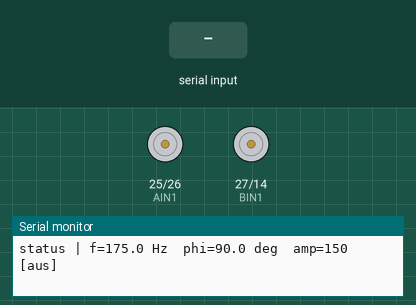
This sketch was run on a simulated ESP32. Parts: motor-driver pin pairs drawn as motors (green arrow = first pin HIGH = forward, orange = second pin HIGH = backward, longer = more drive), the last lines printed to the serial monitor. The test bench sets the inputs (shaded band).

Above: at 1.5 s.
1.6 s: "on\n" received over Serial
At 1.75 s:
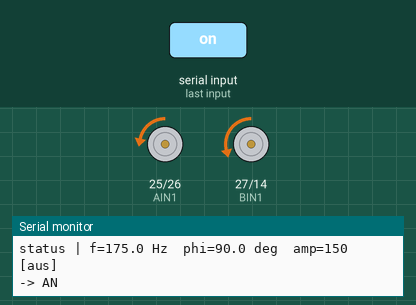
At 2.65 s:
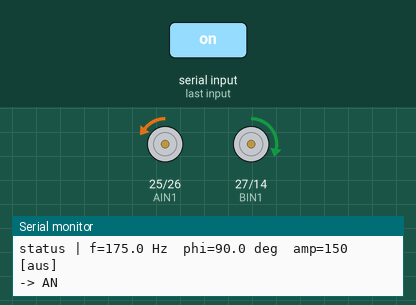
4.6 s: "90,45,200\n" received over Serial
Timing chart, 0 to 5.1 s (numbered marks = the images above; inputs shaded):
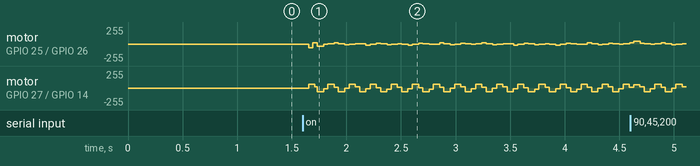

The sketch:

pcmms_lra_phasensteuerung_esp32.ino
```cpp
/*  PCMMS Ballon-Demonstrator — LRA-Variante (leicht & echt phasenstarr)
 *  --------------------------------------------------------------------------------------
 *  Zwei LRAs (lineare Resonanz-Aktoren) werden mit je einem Sinus DERSELBEN Frequenz und
 *  einstellbarem PHASENVERSATZ getrieben. Den Sinus erzeugt der ESP32 selbst als fein
 *  aufgeloestes PWM (SPWM) und schickt ihn ueber eine Dual-H-Bruecke (DRV8833) an die Spulen.
 *
 *  WARUM PHASE HIER ECHT IST: Beide Kanaele werden aus EINEM gemeinsamen Phasenzaehler
 *  berechnet. Kanal B ist um 'phase_deg' versetzt -> der Phasenversatz ist exakt und
 *  bleibt verriegelt, egal wie lange es laeuft. (Anders als bei freilaufenden Muenz-ERM-
 *  Motoren, deren Drehphase ohne Rueckmeldung wegdriftet.)
 *
 *  ZWEI PRAXIS-HINWEISE:
 *   1) LRAs bewegen sich nur NAHE ihrer Resonanz spuerbar. F_RES unten auf den Wert deines
 *      LRA setzen (Datenblatt; oft 175 oder 205 Hz). Mit 'sweep' kannst du die Resonanz
 *      durch Hoeren/Fuehlen finden.
 *   2) Damit der Phasenversatz die Bewegung FORMT (nicht nur die Amplitude aendert), die
 *      beiden LRAs nicht parallel/kollinear montieren, sondern ueber Eck / im Winkel.
 *
 *  --------------------------------------------------------------------------------------
 *  BAUTEILLISTE (leicht, billig):
 *    1x ESP32 Dev-Board                                             ~8 €
 *    1x DRV8833 Dual-H-Bruecken-Modul                               ~2-3 €
 *    2x LRA (z.B. 10 mm Coin-LRA, ~175 Hz, ~2 V)                    ~1-3 €/St.
 *    1x LiPo 1S (3,7-4,2 V)                                         ~6 €
 *    Kleinkram: Kondensatoren 0,1 µF + 10 µF (an VM), Kabel
 *
 *  VERKABELUNG (DRV8833):
 *    LiPo + ──┬── ESP32 5V/VIN     (Board macht 3,3 V selbst)
 *             └── DRV8833 VM (Motorspannung)
 *    GND gemeinsam:  LiPo − ── ESP32 GND ── DRV8833 GND
 *    ESP32 -> DRV8833:   GPIO25->AIN1  GPIO26->AIN2   (LRA A an AOUT1/AOUT2)
 *                        GPIO27->BIN1  GPIO14->BIN2   (LRA B an BOUT1/BOUT2)
 *    DRV8833 nSLEEP/EEP -> 3,3 V (aktiv schalten).  Cs (0,1µF+10µF) an VM/GND nahe am IC.
 *    HINWEIS: GPIO25/26 sind zwar DAC-Pins, werden hier aber als digitale PWM-Eingaenge
 *             der H-Bruecke genutzt (SPWM), nicht als Analog-DAC.
 *
 *  SPANNUNG/SCHUTZ: LRAs sind oft nur ~2 V (RMS) ausgelegt. AMP unten konservativ lassen;
 *                   wird ein LRA warm -> AMP verringern.
 *
 *  Serielle Befehle (115200 Baud):
 *    f 175            -> Frequenz auf 175 Hz
 *    p 90             -> Phasenversatz B ggue. A auf 90 Grad
 *    a 150            -> Amplitude (0-255)
 *    on / off         -> Ausgabe an / aus
 *    sweep 150 220 8  -> Frequenz in 8 s von 150 auf 220 Hz fahren (Resonanz suchen)
 *    s                -> Status   |   ?  -> Hilfe
 */

#include <Arduino.h>
#include <math.h>

// ============================ KONFIGURATION ============================
const int   AIN1 = 25, AIN2 = 26;      // H-Bruecke Kanal A  -> LRA A
const int   BIN1 = 27, BIN2 = 14;      // H-Bruecke Kanal B  -> LRA B

const int   PWM_FREQ  = 20000;         // PWM-Traegerfrequenz (Hz), > hoerbar, < Schaltverluste
const int   PWM_RES   = 8;             // PWM-Aufloesung (Bit) -> Duty 0..255
const int   SAMPLE_HZ = 8000;          // Sinus-Abtastrate (Stuetzstellen/s)

float F_RES_DEFAULT   = 175.0f;        // <-- Resonanzfrequenz deines LRA hier eintragen!
const int   AMP_MAX   = 255;
// =======================================================================

// LEDC-Kanaele (Arduino-ESP32 Core 2.x). Bei Core 3.x: ledcAttach(pin,freq,res)+ledcWrite(pin,duty).
const int CH_A1 = 0, CH_A2 = 1, CH_B1 = 2, CH_B2 = 3;

// ---- Laufzeit-Parameter ----
volatile float freq_hz   = 175.0f;
volatile float phase_deg = 90.0f;
volatile int   amp       = 150;        // 0..AMP_MAX
volatile bool  running   = false;

// ---- interner Zustand ----
float phase = 0.0f;                    // gemeinsamer Phasenzaehler (rad), in [0, 2*PI)
unsigned long lastSample_us = 0;
const unsigned long sampleInterval_us = 1000000UL / SAMPLE_HZ;

// ---- Frequenz-Sweep (nicht blockierend) ----
bool  sweeping = false;
float sw_f0 = 0, sw_f1 = 0;
unsigned long sw_t0 = 0, sw_dur_ms = 0;

inline float phaseOffsetRad() { return phase_deg * (float)M_PI / 180.0f; }

// Einen Sinuswert s in [-1,1] als VORZEICHEN-BETRAG auf eine H-Bruecke geben:
// positive Halbwelle -> in1 = |s|*amp, in2 = 0 ; negative Halbwelle -> umgekehrt.
inline void driveBridge(int ch1, int ch2, float s) {
  int duty = (int)(fabsf(s) * (float)amp);
  if (duty > AMP_MAX) duty = AMP_MAX;
  if (s >= 0.0f) { ledcWrite(ch1, duty); ledcWrite(ch2, 0); }
  else           { ledcWrite(ch1, 0);    ledcWrite(ch2, duty); }
}

inline void outputsOff() {
  ledcWrite(CH_A1, 0); ledcWrite(CH_A2, 0);
  ledcWrite(CH_B1, 0); ledcWrite(CH_B2, 0);
}

void printStatus() {
  Serial.print("status | f="); Serial.print(freq_hz, 1);
  Serial.print(" Hz  phi=");   Serial.print(phase_deg, 1);
  Serial.print(" deg  amp=");  Serial.print(amp);
  Serial.print("  ");          Serial.print(running ? "[an]" : "[aus]");
  Serial.println(sweeping ? "  (sweep laeuft)" : "");
}

void printHelp() {
  Serial.println(F("\nBefehle: 'f <Hz>'  'p <Grad>'  'a <0-255>'  'on'  'off'"
                   "  'sweep <f1> <f2> <s>'  's'(Status)  '?'(Hilfe)"));
}

void handleSerial() {
  static char buf[40];
  static uint8_t n = 0;
  while (Serial.available()) {
    char c = Serial.read();
    if (c == '\n' || c == '\r') {
      if (n == 0) continue;
      buf[n] = 0; n = 0;
      if (buf[0] == 'f')                       freq_hz   = atof(buf + 1);
      else if (buf[0] == 'p')                  phase_deg = atof(buf + 1);
      else if (buf[0] == 'a') { amp = atoi(buf + 1); if (amp < 0) amp = 0; if (amp > AMP_MAX) amp = AMP_MAX; }
      else if (!strcmp(buf, "on"))  { running = true;  Serial.println("-> AN"); }
      else if (!strcmp(buf, "off")) { running = false; outputsOff(); Serial.println("-> AUS"); }
      else if (!strncmp(buf, "sweep", 5)) {
        float a1, a2; int secs;
        if (sscanf(buf + 5, "%f %f %d", &a1, &a2, &secs) == 3 && secs > 0) {
          sw_f0 = a1; sw_f1 = a2; sw_dur_ms = (unsigned long)secs * 1000UL;
          sw_t0 = millis(); sweeping = true; running = true;
          Serial.printf("-> Sweep %.0f..%.0f Hz in %d s\n", a1, a2, secs);
        } else Serial.println("?? sweep <f1> <f2> <sekunden>");
      }
      else if (buf[0] == 's')  printStatus();
      else if (buf[0] == '?')  printHelp();
      else Serial.println("?? unbekannt — '?' fuer Hilfe");
      if (buf[0] == 'f' || buf[0] == 'p' || buf[0] == 'a') printStatus();
    } else if (n < sizeof(buf) - 1) {
      buf[n++] = c;
    }
  }
}

void setup() {
  Serial.begin(115200);
  delay(300);

  ledcSetup(CH_A1, PWM_FREQ, PWM_RES);  ledcAttachPin(AIN1, CH_A1);
  ledcSetup(CH_A2, PWM_FREQ, PWM_RES);  ledcAttachPin(AIN2, CH_A2);
  ledcSetup(CH_B1, PWM_FREQ, PWM_RES);  ledcAttachPin(BIN1, CH_B1);
  ledcSetup(CH_B2, PWM_FREQ, PWM_RES);  ledcAttachPin(BIN2, CH_B2);
  outputsOff();

  freq_hz = F_RES_DEFAULT;
  lastSample_us = micros();

  Serial.println(F("\nPCMMS LRA-Steuerung bereit. Ausgabe ist AUS ('on' zum Start)."));
  Serial.println(F("Tipp: erst 'sweep 150 220 8' und auf das staerkste Brummen hoeren."));
  printHelp();
  printStatus();
}

void loop() {
  // Sweep (falls aktiv) nicht blockierend nachfuehren:
  if (sweeping) {
    unsigned long el = millis() - sw_t0;
    if (el >= sw_dur_ms) { sweeping = false; freq_hz = sw_f1; }
    else freq_hz = sw_f0 + (sw_f1 - sw_f0) * ((float)el / (float)sw_dur_ms);
  }

  // Sinus mit fester Abtastrate erzeugen (gemeinsamer Phasenzaehler -> Phase exakt):
  unsigned long now = micros();
  if ((unsigned long)(now - lastSample_us) >= sampleInterval_us) {
    lastSample_us += sampleInterval_us;     // driftfreie Taktung

    if (running) {
      float s1 = sinf(phase);
      float s2 = sinf(phase + phaseOffsetRad());
      driveBridge(CH_A1, CH_A2, s1);
      driveBridge(CH_B1, CH_B2, s2);
    }

    phase += 2.0f * (float)M_PI * freq_hz / (float)SAMPLE_HZ;
    if (phase >= 2.0f * (float)M_PI) phase -= 2.0f * (float)M_PI;   // beschraenkt halten
  }

  handleSerial();
}
```
